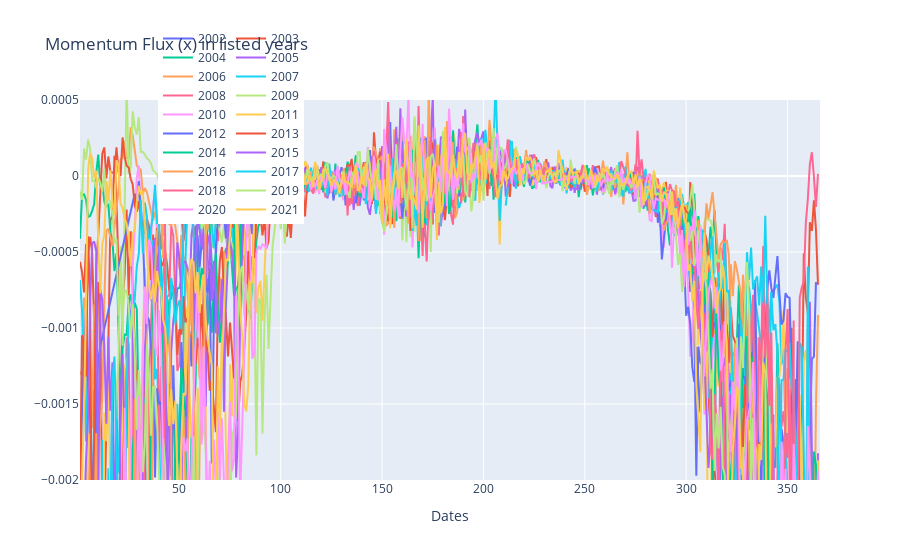

Write notebook code for a chart like this one.
### Code cell
import plotly.graph_objects as go
df_all  = df_merged

fig = go.Figure()
fig.add_shape(type='line', x0=df_all['dates'].min(), y0=0, x1=df_all['dates'].max(), y1=0, line=dict(color='gray', dash='dash'))

for year, df in df_all.groupby('year'):
    fig.add_trace(go.Scatter(x=df['dayofyear'], y=df['mfx_data_mean'], name=f'{year}', line=dict()))

    # Set layout for each year
    fig.update_layout(
        yaxis=dict(
            range=[-0.002, 0.0005]),
        xaxis=dict(title='Dates'),
        title=f'Momentum Flux (x) in listed years',
        legend=dict(orientation="h", y=1.2, x=0.5)
    )

    # Show the plot for each year
fig.show()

### Figure 1 — Plotly figure (JSON) as saved in the notebook; plotly's stock layout.template omitted (floating-point values rounded to 4 significant figures; data arrays with more than 128 entries replaced by an {"elided": "..."} marker saying what was removed)
{"data": [{"name": "2002", "type": "scatter", "x": [243, 244, 245, 246, 247, 248, 249, 250, 251, 252, 253, 254, 255, 256, 257, 258, 259, 260, 261, 262, 263, 264, 265, 266, 267, 268, 269, 270, 271, 272, 273, 274, 275, 276, 277, 278, 279, 280, 281, 282, 283, 284, 285, 286, 287, 288, 289, 291, 292, 295, 296, 297, 298, 299, 300, 301, 302, 303, 304, 305, 306, 307, 308, 309, 310, 311, 312, 313, 314, 315, 316, 317, 318, 319, 320, 321, 322, 323, 324, 325, 326, 327, 328, 329, 330, 331, 332, 333, 334, 335, 336, 337, 338, 339, 340, 341, 342, 343, 344, 345, 346, 347, 348, 349, 350, 351, 352, 353, 354, 355, 356, 357, 358, 359, 360, 361, 362, 363, 364, 365], "y": [-4.928e-05, 3.459e-05, 4.343e-05, -2.166e-05, -1.421e-05, -2.813e-05, -2.864e-05, -3.887e-06, -3.749e-05, 1.964e-05, -6.247e-05, -3.832e-05, -8.217e-05, -7.259e-05, -3.57e-05, -4.358e-05, -0.0001214, -2.483e-05, -2.783e-05, -7.683e-05, -9.013e-05, -5.411e-05, -8.984e-05, -4.533e-05, -1.644e-05, -6.924e-05, 1.124e-05, -3.918e-05, -2.682e-05, -4.812e-05, -6.26e-05, -0.000119, -7.913e-05, -9.947e-05, -1.534e-05, -2.555e-05, 3.924e-06, -6.119e-06, -9.863e-05, -8.694e-05, -0.0001623, -2.126e-05, -0.0001282, -0.0001571, -7.855e-05, -0.0001527, -0.0001186, -0.0002013, -0.0001843, -0.0002385, -0.0001647, -0.0002504, -0.0002569, -0.0004266, -0.0003992, -0.0004946, -0.0007623, -0.0004866, -0.0009864, -0.001972, -0.001121, -0.001228, -0.00125, -0.0008482, -0.001059, -0.0012, -0.001821, -0.001713, -0.001732, -0.00113, -0.001357, -0.001344, -0.00107, -0.000864, -0.0008357, -0.001121, -0.001169, -0.001175, -0.001467, -0.001324, -0.0009701, -0.001215, -0.0009524, -0.001199, -0.001693, -0.001661, -0.001198, -0.002034, -0.001923, -0.001884, -0.002626, -0.003055, -0.001915, -0.001428, -0.001196, -0.001461, -0.002015, -0.004754, -0.005381, -0.002655, -0.002533, -0.001662, -0.001751, -0.002043, -0.003164, -0.002612, -0.001709, -0.001887, -0.001336, -0.00232, -0.002497, -0.004038, -0.006718, -0.004122, -0.002506, -0.001698, -0.001203, -0.001189, -0.0007047, -0.0007059]}, {"name": "2003", "type": "scatter", "x": {"elided": "345 int values"}, "y": {"elided": "345 float values"}}, {"name": "2004", "type": "scatter", "x": {"elided": "366 int values"}, "y": {"elided": "366 float values"}}, {"name": "2005", "type": "scatter", "x": {"elided": "363 int values"}, "y": {"elided": "363 float values"}}, {"name": "2006", "type": "scatter", "x": {"elided": "363 int values"}, "y": {"elided": "363 float values"}}, {"name": "2007", "type": "scatter", "x": {"elided": "364 int values"}, "y": {"elided": "364 float values"}}, {"name": "2008", "type": "scatter", "x": {"elided": "365 int values"}, "y": {"elided": "365 float values"}}, {"name": "2009", "type": "scatter", "x": {"elided": "360 int values"}, "y": {"elided": "360 float values"}}, {"name": "2010", "type": "scatter", "x": {"elided": "348 int values"}, "y": {"elided": "348 float values"}}, {"name": "2011", "type": "scatter", "x": {"elided": "363 int values"}, "y": {"elided": "363 float values"}}, {"name": "2012", "type": "scatter", "x": {"elided": "349 int values"}, "y": {"elided": "349 float values"}}, {"name": "2013", "type": "scatter", "x": {"elided": "363 int values"}, "y": {"elided": "363 float values"}}, {"name": "2014", "type": "scatter", "x": {"elided": "357 int values"}, "y": {"elided": "357 float values"}}, {"name": "2015", "type": "scatter", "x": {"elided": "365 int values"}, "y": {"elided": "365 float values"}}, {"name": "2016", "type": "scatter", "x": {"elided": "365 int values"}, "y": {"elided": "365 float values"}}, {"name": "2017", "type": "scatter", "x": {"elided": "365 int values"}, "y": {"elided": "365 float values"}}, {"name": "2018", "type": "scatter", "x": {"elided": "364 int values"}, "y": {"elided": "364 float values"}}, {"name": "2019", "type": "scatter", "x": {"elided": "365 int values"}, "y": {"elided": "365 float values"}}, {"name": "2020", "type": "scatter", "x": {"elided": "349 int values"}, "y": {"elided": "349 float values"}}, {"name": "2021", "type": "scatter", "x": {"elided": "359 int values"}, "y": {"elided": "359 float values"}}], "layout": {"legend": {"orientation": "h", "x": 0.5, "y": 1.2}, "shapes": [{"line": {"color": "gray", "dash": "dash"}, "type": "line", "x0": "2002-08-31T00:00:00", "x1": "2021-12-31T00:00:00", "y0": 0, "y1": 0}], "title": {"text": "Momentum Flux (x) in listed years"}, "xaxis": {"title": {"text": "Dates"}}, "yaxis": {"range": [-0.002, 0.0005]}}}
